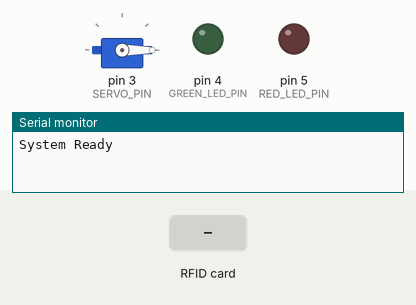
A sketch run on a simulated Arduino Mega 2560, built with avr-gcc and run on an emulated ATmega2560. Parts: servo, output pins drawn as LEDs (lit = HIGH), the last lines printed to the serial monitor. The inputs (shaded band) are chosen by the test bench. Pins used as bus, display or sensor lines are not drawn.

Above: at 1.2 s.
1.3 s: RFID card 33 36 87 1A held to the reader
At 2.1 s:
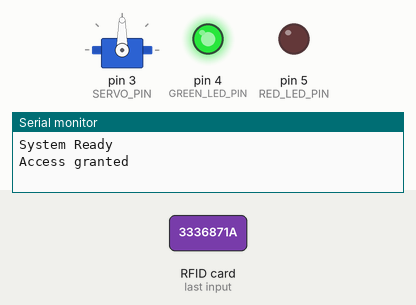
3.8 s: RFID card 5E 7A 19 C4 held to the reader
At 4.5 s:
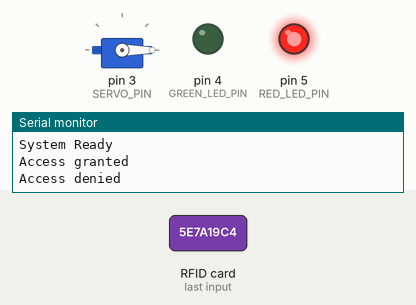
Timing chart, 0 to 6.8 s (numbered marks = the images above; inputs shaded):
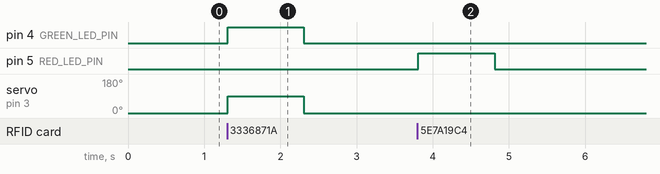

The sketch:

RFID_Servo_LED.ino
```cpp
#include <SPI.h>
#include <MFRC522.h>
#include <Servo.h>

// Pin definitions
#define RST_PIN         49           // Reset pin for RFID
#define SS_PIN          53          // SS/SDA pin for RFID
#define SERVO_PIN       3           // Servo control pin
#define GREEN_LED_PIN   4           // Green LED
#define RED_LED_PIN     5           // Red LED

// Instances
MFRC522 rfid(SS_PIN, RST_PIN);     // Create MFRC522 instance
Servo accessServo;                  // Create servo instance

// Array of authorized cards
byte authorizedCards[][4] = {
  {0x33, 0x36, 0x87, 0x1A} // Card for granted and tag for decline (Not Here Easier to code then making another function)
};

const int NUM_CARDS = sizeof(authorizedCards) / sizeof(authorizedCards[0]);

void setup() {
  Serial.begin(9600);
  SPI.begin();                      // Initialize SPI bus
  rfid.PCD_Init();                  // Initialize RFID reader

  // Initialize servo
  accessServo.attach(SERVO_PIN);
  accessServo.write(0);             // Set initial position

  // Initialize LEDs
  pinMode(GREEN_LED_PIN, OUTPUT);
  pinMode(RED_LED_PIN, OUTPUT);

  Serial.println("System Ready");
}

void loop() {
  // Reset the loop if no new card is present
  if (!rfid.PICC_IsNewCardPresent() || !rfid.PICC_ReadCardSerial())
    return;

  // Check if card is authorized
  if (isAuthorizedCard(rfid.uid.uidByte)) {
    grantAccess();
  } else {
    denyAccess();
  }

  // Halt PICC and stop encryption
  rfid.PICC_HaltA();
  rfid.PCD_StopCrypto1();
}

bool isAuthorizedCard(byte *cardUID) {
  for (int i = 0; i < NUM_CARDS; i++) {
    if (compareUIDs(cardUID, authorizedCards[i])) {
      return true;
    }
  }
  return false;
}

bool compareUIDs(byte *uid1, byte *uid2) { //comparison algorithm
  for (int i = 0; i < 4; i++) {
    if (uid1[i] != uid2[i]) {
      return false;
    }
  }
  return true;
}

void grantAccess() {
  Serial.println("Access granted");
  digitalWrite(GREEN_LED_PIN, HIGH);
  digitalWrite(RED_LED_PIN, LOW);

  // Move servo to open position
  accessServo.write(90);
  delay(1000);                      // Keep open for 1 seconds

  // Return to closed position
  accessServo.write(0);
  digitalWrite(GREEN_LED_PIN, LOW);
}

void denyAccess() {
  Serial.println("Access denied");
  digitalWrite(RED_LED_PIN, HIGH);
  delay(1000);
  digitalWrite(RED_LED_PIN, LOW);
}
```

Measured:
- after the input at 1.3 s, pin 4 (GREEN_LED_PIN): LOW → HIGH at once, → LOW 1.0 s later; servo on pin 3 (SERVO_PIN): 0° → 90° at once, → 0° 1.0 s later
- after the input at 3.8 s, pin 5 (RED_LED_PIN): LOW → HIGH at once, → LOW 1.0 s later
